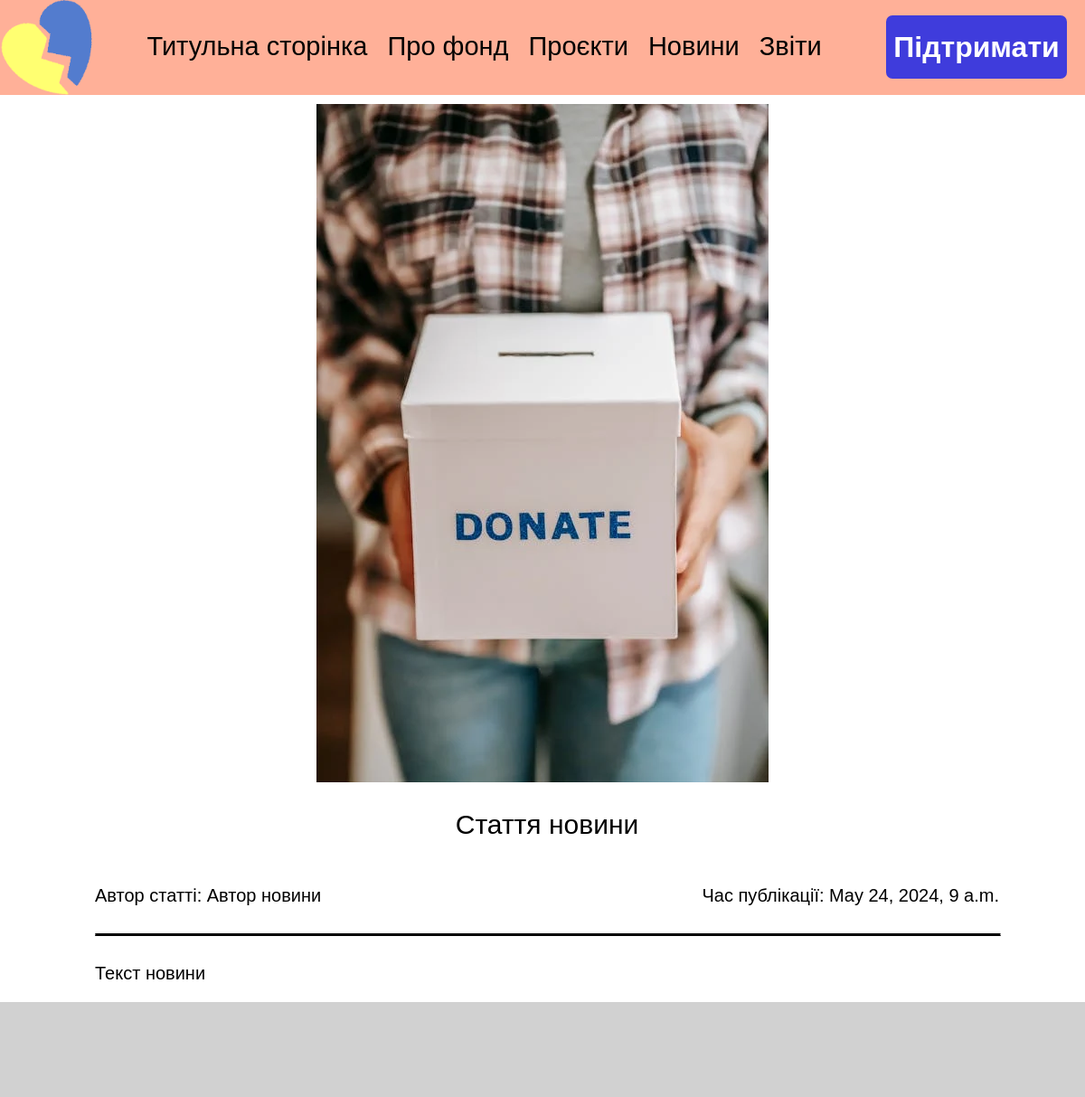
Screenshot of /article/7/ with the database file from the repository.
### UAFOND/models.py (models this page shows)
class News(models.Model):
    id = models.AutoField(primary_key=True)
    title = models.CharField(max_length=100, null=False, blank=False)
    author = models.CharField(max_length=100, null=False, blank=False)
    text = models.TextField()
    img = models.ImageField(upload_to='news/')
    time = models.DateTimeField(default=timezone.now, null=False)

### UAFOND/views.py (the view)
# urls.py: path('article/<int:id>/', views.artcl, name='artcl'),
def artcl(request, id):
    article = get_object_or_404(News, id=id)
    return render(request, 'artcl.html', {'article': article})

### templates/artcl.html (shortened to what this page needs)
<html lang="uk-UA">
<head>
    {% load static %}
</head>
<body>
    <div id="highbar">
        <img src = " {% static 'label.png' %}">
        <ul>
            <li><a href="{% url 'main' %}">Титульна сторінка</a></li>
            <li><a href="{% url 'about' %}">Про фонд</a></li>
            <li><a href="{% url 'projects' %}">Проєкти</a></li>
            <li><a href="{% url 'news' %}">Новини</a></li>
            <li><a href="{% url 'report' %}">Звіти</a></li>
        </ul>
        <button onclick="window.location.href='{% url 'support' %}'">Підтримати</button>
    </div>
        <div class="news">
             <div class="news_img">
                <img src="{{ MEDIA_URL }}{{ article.img.url }}" alt="Image">
            </div>
            <div class = "infoblock">
                <p class="title">{{article.title}}</a>
                <div id = "news_cap">
                    <p class="author">Автор статті: {{article.author}}</p>
                    <p class="time">Час публікації: {{article.time}}</p>
                </div>
                <hr>
                <p class="text">{{article.text}}</p>
            </div>
        </div>
    <div id="lowbar">
    </div>
    <link rel="stylesheet" type="text/css" href="{% static 'artcl.css' %}">
</body>
</html>

### static/artcl.css (style rules this page uses)
html, body { margin: 0; padding: 0; min-width: 1110px; }
#highbar { background-color: #FFB098; position: relative; top: 0px; left: 0%; right: 0%; margin: 0; padding: 0; height: 105px; display: flex; justify-content: space-between; }
#highbar ul { list-style-type: none; margin-top: 35px; padding: 0; display: inline-block; }
#highbar ul li { font-family: 'MyCustomFont', sans-serif; display: inline-block; font-size: 30px; white-space: nowrap; margin-right: 50px; margin-left: 50px; }
#highbar ul li a { color: inherit; text-decoration: none; }
@media screen and (max-width: 1545px) { #highbar ul li { margin-right: 9px; margin-left: 9px; font-size: 29px; } }
#highbar button { float: right; font-family: 'MyCustomFont', sans-serif; margin: 17px; margin-right: 20px; height: 70px; width: 300px; border-radius: 7px; border-width: 0px; font-size: 48px; background-color: #3F3CDC; font-weight: bold; color: #FFFFFF; cursor: pointer; }
@media screen and (max-width: 1230px) { #highbar button { font-size: 32px; width: 200px; } }
.news { position: relative; display: flex; flex-direction: column; width: auto; margin: 10px; font-family: 'MyCustomFont', sans-serif; justify-content: center; align-items: center; margin-bottom: 105px; }
.news_img { max-width: 1000px; background-color: rgb(180, 180, 180); display: flex; justify-content: center; align-items: center; }
.news_img img { width:100%; }
.infoblock { display: flex; flex-direction: column; position: relative; width: 1000px; height: 100%; margin-left: 10px; }
.infoblock hr { border-top: 1px solid black; border-bottom: 2px solid black; width: 1000px; margin-top: 10px; margin-bottom: 10px; }
#news_cap { display: flex; justify-content: space-between; }
.title { font-size: 30px; width: 100%; box-sizing: border-box; text-align: center; }
.text { position: relative; text-align: justify; font-size: 20px; }
.author { position: relative; white-space: nowrap; box-sizing: border-box; font-size: 20px; }
.time { position: relative; white-space: nowrap; box-sizing: border-box; font-size: 20px; }
#lowbar { position: fixed; background-color: rgb(209, 209, 209); bottom: 0px; left: 0%; right: 0%; margin: 0; padding: 0; height: 105px; display: flex; justify-content: space-between; clear: both; }

### rows the page displays
News: img (picture), title "Стаття новини", author "Автор новини", time "May 24, 2024, 9 a.m.", text "Текст новини"
